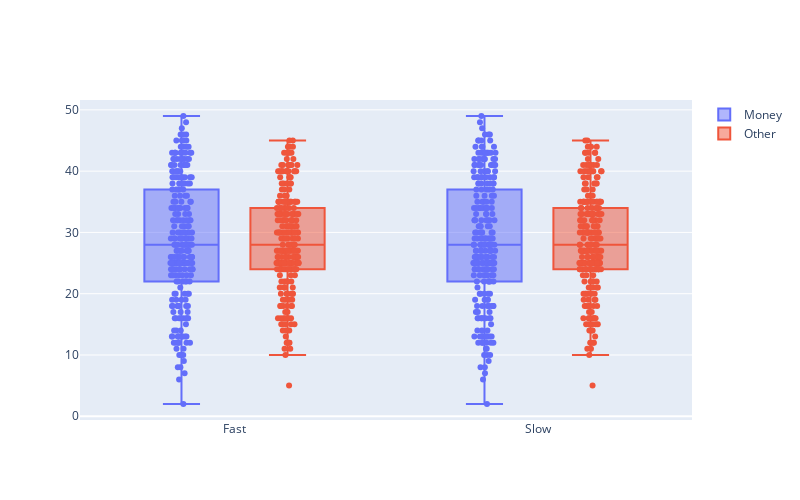

The cell this chart's notebook holds for it:
### Code cell
fig = go.Figure()
x_names_mood = ['Fast'] * len(money_fast_mood) + ['Slow'] * len(money_slow_mood)
fig.add_trace(go.Box(
    y = np.hstack([money_fast_mood, money_slow_mood]),
    x = x_names_mood,
    boxpoints='all',
    pointpos=0,
    name='Money',
))
fig.add_trace(go.Box(
    y = np.hstack([other_fast_mood, other_slow_mood]),
    x = x_names_mood,
    boxpoints='all',
    pointpos=0,
    name='Other'
))
fig.update_layout(
    height=500, width=800,
    boxmode='group',
)
fig.show()

### Figure 1 — Plotly figure (JSON) as saved in the notebook; plotly's stock layout.template omitted (floating-point values rounded to 4 significant figures; data arrays with more than 128 entries replaced by an {"elided": "..."} marker saying what was removed)
{"data": [{"boxpoints": "all", "name": "Money", "pointpos": 0, "type": "box", "x": {"elided": "516 str values"}, "y": {"elided": "516 int values"}}, {"boxpoints": "all", "name": "Other", "pointpos": 0, "type": "box", "x": {"elided": "516 str values"}, "y": {"elided": "516 int values"}}], "layout": {"boxmode": "group", "height": 500, "width": 800}}
